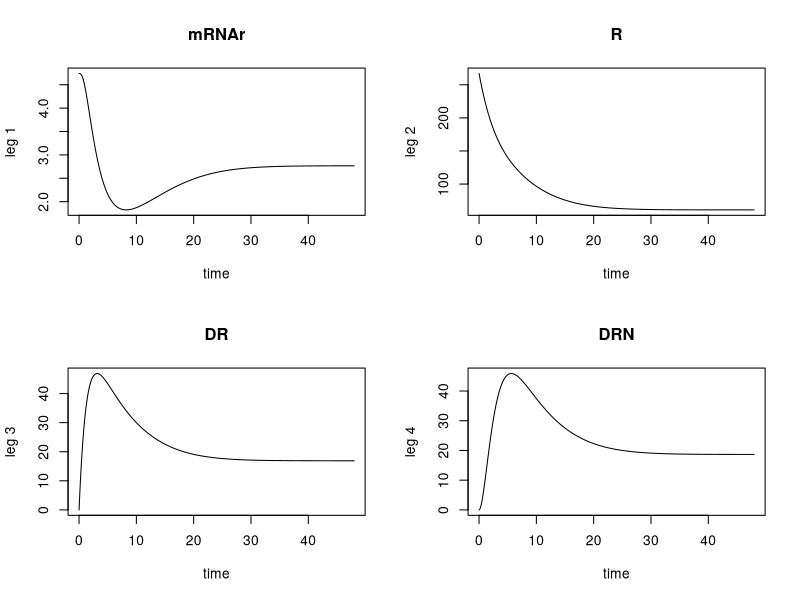
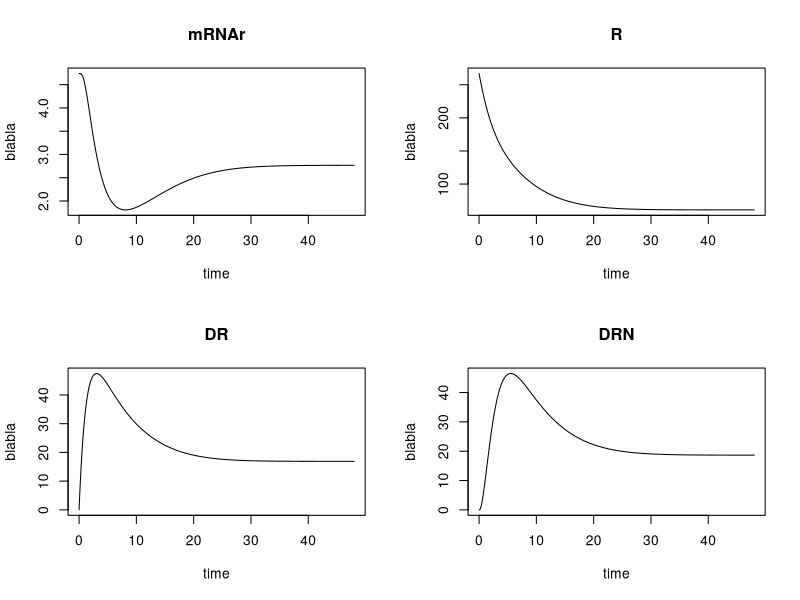

Write R code to recreate these figures, in order.
## ---- chunk 1
knitr::opts_chunk$set(echo = TRUE)
## ---- chunk 2
parameters <- c(ks_Rm = 2.90, IC50_Rm = 26.2, kon = 0.00329, kT = 0.63, kre = 0.57, Rf = 0.49, kd_R = 0.0572,
                kd_Rm = 0.612, ks_r = 3.22, D = 53, Rm0 = 4.74, DR = 0, DRN = 0)

Glucocorticoid_func <- function(t, y, parms) {
    with(as.list(c(y, parms)),{
      
      # Dit model bevat 4 afgeleide functies:
      # Afgeleide 1:
  
      dmRNAr_dt <- ks_Rm * ( 1 - (DRN / (IC50_Rm + DRN))) - kd_Rm * mRNAr
  
      # Afgeleide 2:
  
      dR_dt <- ks_r * mRNAr + Rf * kre * DRN - kon * D * R - kd_R * R
      
      # Afgeleide 3:
  
      dDR_dt <- kon * D * R - kT * DR
  
      # Afgeleide 4:
  
      dDRN_dt <- kT * DR - kre * DRN
      
      return(list(c(dmRNAr_dt, dR_dt, dDR_dt, dDRN_dt)))
       }
       )
}

state <- c(mRNAr = 4.74, R = 267, DR = 0, DRN = 0)
t <- seq(0, 48, by = 0.1)

leuke_legend <- c("leg 1", "leg 2", "leg 3", "leg 4")

out <- deSolve::ode(times = t, y = state, parms = parameters, func = Glucocorticoid_func, method = "lsoda")
plot(out, ylab = leuke_legend)
## ---- chunk 3
out <- deSolve::ode(times = t, y = state, parms = parameters, func = Glucocorticoid_func, method = "euler")
plot(out, ylab = "blabla")
